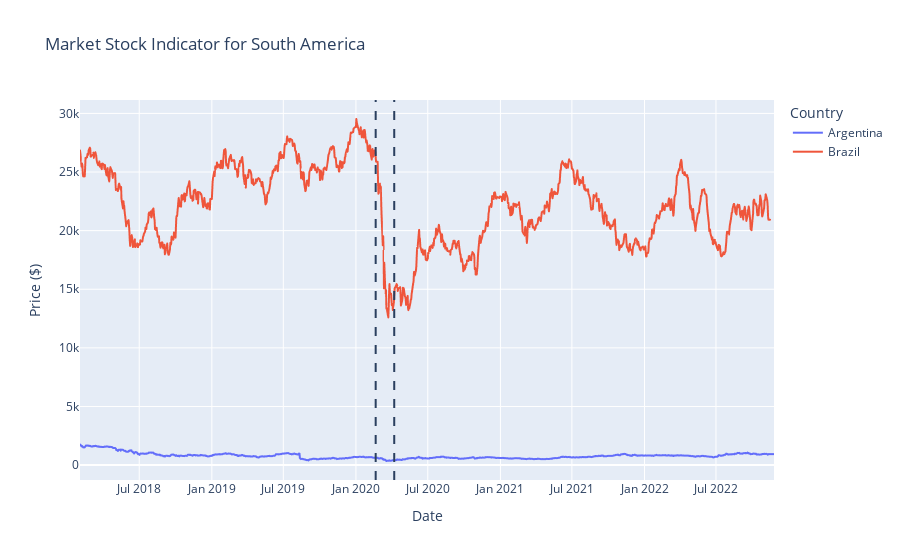
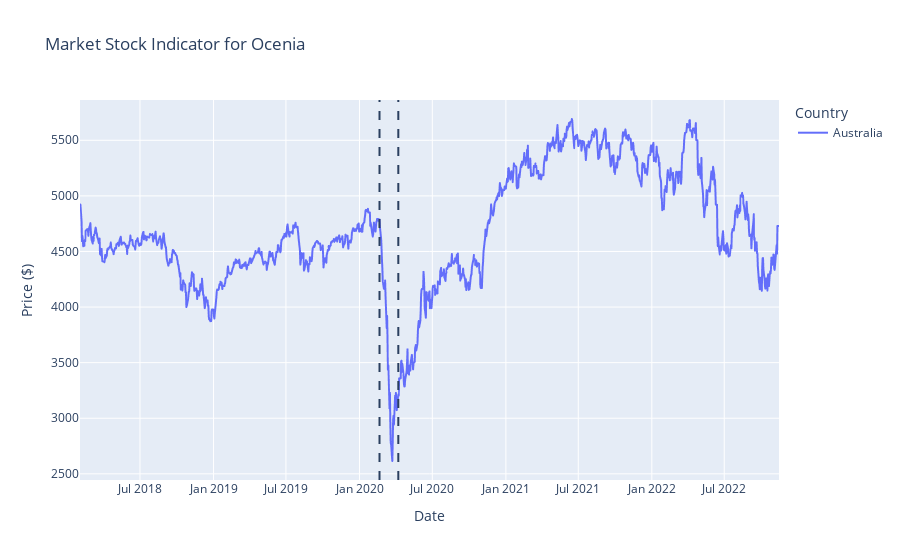
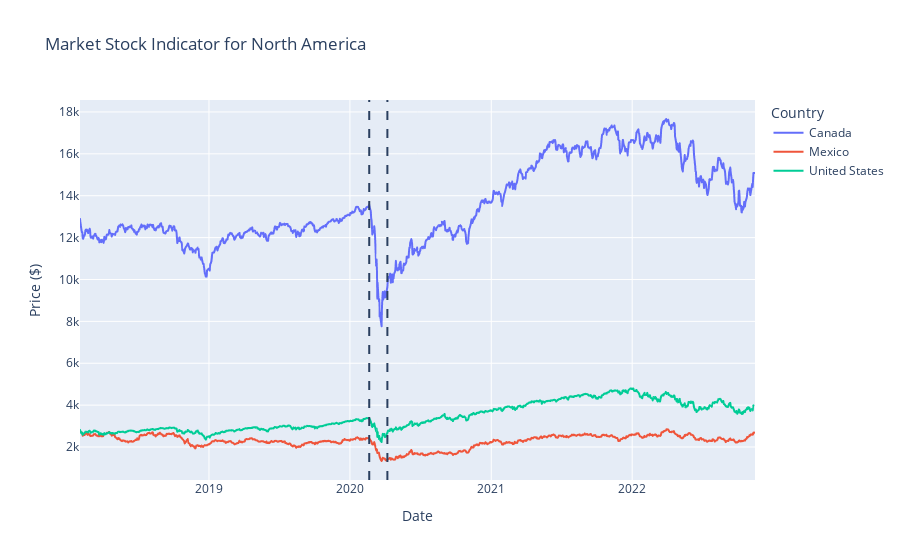
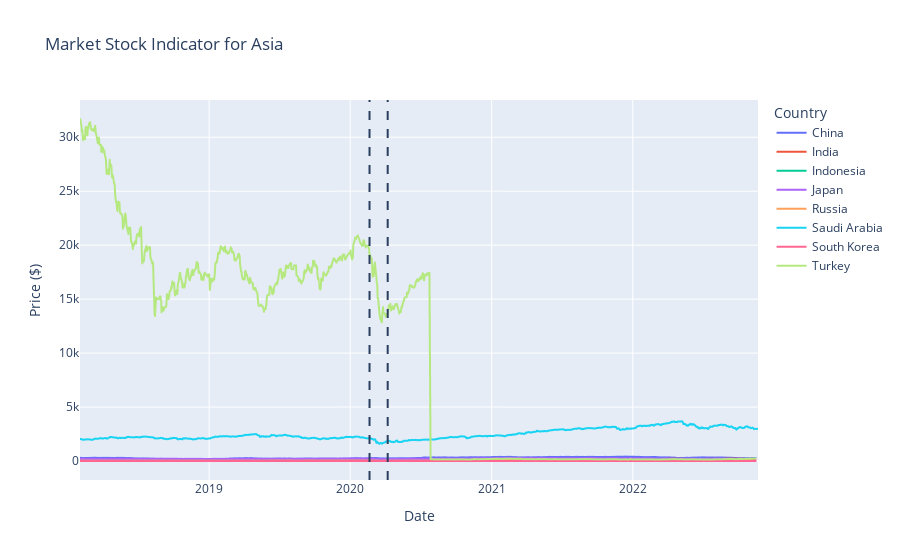

The code cell stored with these charts, in order, in its notebook:
### Code cell
for continent in list(g20_index_data['Continent'].unique()):
    fig_continent = px.line(g20_index_data[g20_index_data['Continent'] == continent], x="date", y='USD', color='Country', 
            title=('Market Stock Indicator for '+ str(continent)), labels={"date": "Date", "USD": "Price ($)"})
    fig_continent.add_vline(x='2020-02-20', line_dash="dash")
    fig_continent.add_vline(x='2020-04-07', line_dash="dash")
    fig_continent.show()

### Figure 1 — Plotly figure (JSON) as saved in the notebook; plotly's stock layout.template omitted (floating-point values rounded to 4 significant figures; data arrays with more than 128 entries replaced by an {"elided": "..."} marker saying what was removed)
{"data": [{"hovertemplate": "Country=Argentina<br>Date=%{x}<br>Price ($)=%{y}<extra></extra>", "legendgroup": "Argentina", "line": {"color": "#636efa", "dash": "solid"}, "marker": {"symbol": "circle"}, "mode": "lines", "name": "Argentina", "showlegend": true, "type": "scattergl", "x": {"elided": "1759 str values"}, "xaxis": "x", "y": {"elided": "1759 float values"}, "yaxis": "y"}, {"hovertemplate": "Country=Brazil<br>Date=%{x}<br>Price ($)=%{y}<extra></extra>", "legendgroup": "Brazil", "line": {"color": "#EF553B", "dash": "solid"}, "marker": {"symbol": "circle"}, "mode": "lines", "name": "Brazil", "showlegend": true, "type": "scattergl", "x": {"elided": "1249 str values"}, "xaxis": "x", "y": {"elided": "1249 float values"}, "yaxis": "y"}], "layout": {"legend": {"title": {"text": "Country"}, "tracegroupgap": 0}, "shapes": [{"line": {"dash": "dash"}, "type": "line", "x0": "2020-02-20", "x1": "2020-02-20", "xref": "x", "y0": 0, "y1": 1, "yref": "y domain"}, {"line": {"dash": "dash"}, "type": "line", "x0": "2020-04-07", "x1": "2020-04-07", "xref": "x", "y0": 0, "y1": 1, "yref": "y domain"}], "title": {"text": "Market Stock Indicator for South America"}, "xaxis": {"anchor": "y", "domain": [0, 1], "title": {"text": "Date"}}, "yaxis": {"anchor": "x", "domain": [0, 1], "title": {"text": "Price ($)"}}}}

### Figure 2 — Plotly figure (JSON) as saved in the notebook; plotly's stock layout.template omitted (floating-point values rounded to 4 significant figures; data arrays with more than 128 entries replaced by an {"elided": "..."} marker saying what was removed)
{"data": [{"hovertemplate": "Country=Australia<br>Date=%{x}<br>Price ($)=%{y}<extra></extra>", "legendgroup": "Australia", "line": {"color": "#636efa", "dash": "solid"}, "marker": {"symbol": "circle"}, "mode": "lines", "name": "Australia", "showlegend": true, "type": "scattergl", "x": {"elided": "1249 str values"}, "xaxis": "x", "y": {"elided": "1249 float values"}, "yaxis": "y"}], "layout": {"legend": {"title": {"text": "Country"}, "tracegroupgap": 0}, "shapes": [{"line": {"dash": "dash"}, "type": "line", "x0": "2020-02-20", "x1": "2020-02-20", "xref": "x", "y0": 0, "y1": 1, "yref": "y domain"}, {"line": {"dash": "dash"}, "type": "line", "x0": "2020-04-07", "x1": "2020-04-07", "xref": "x", "y0": 0, "y1": 1, "yref": "y domain"}], "title": {"text": "Market Stock Indicator for Ocenia"}, "xaxis": {"anchor": "y", "domain": [0, 1], "title": {"text": "Date"}}, "yaxis": {"anchor": "x", "domain": [0, 1], "title": {"text": "Price ($)"}}}}

### Figure 3 — Plotly figure (JSON) as saved in the notebook; plotly's stock layout.template omitted (floating-point values rounded to 4 significant figures; data arrays with more than 128 entries replaced by an {"elided": "..."} marker saying what was removed)
{"data": [{"hovertemplate": "Country=Canada<br>Date=%{x}<br>Price ($)=%{y}<extra></extra>", "legendgroup": "Canada", "line": {"color": "#636efa", "dash": "solid"}, "marker": {"symbol": "circle"}, "mode": "lines", "name": "Canada", "showlegend": true, "type": "scattergl", "x": {"elided": "1249 str values"}, "xaxis": "x", "y": {"elided": "1249 float values"}, "yaxis": "y"}, {"hovertemplate": "Country=Mexico<br>Date=%{x}<br>Price ($)=%{y}<extra></extra>", "legendgroup": "Mexico", "line": {"color": "#EF553B", "dash": "solid"}, "marker": {"symbol": "circle"}, "mode": "lines", "name": "Mexico", "showlegend": true, "type": "scattergl", "x": {"elided": "1249 str values"}, "xaxis": "x", "y": {"elided": "1249 float values"}, "yaxis": "y"}, {"hovertemplate": "Country=United States<br>Date=%{x}<br>Price ($)=%{y}<extra></extra>", "legendgroup": "United States", "line": {"color": "#00cc96", "dash": "solid"}, "marker": {"symbol": "circle"}, "mode": "lines", "name": "United States", "showlegend": true, "type": "scattergl", "x": {"elided": "1205 str values"}, "xaxis": "x", "y": {"elided": "1205 int values"}, "yaxis": "y"}], "layout": {"legend": {"title": {"text": "Country"}, "tracegroupgap": 0}, "shapes": [{"line": {"dash": "dash"}, "type": "line", "x0": "2020-02-20", "x1": "2020-02-20", "xref": "x", "y0": 0, "y1": 1, "yref": "y domain"}, {"line": {"dash": "dash"}, "type": "line", "x0": "2020-04-07", "x1": "2020-04-07", "xref": "x", "y0": 0, "y1": 1, "yref": "y domain"}], "title": {"text": "Market Stock Indicator for North America"}, "xaxis": {"anchor": "y", "domain": [0, 1], "title": {"text": "Date"}}, "yaxis": {"anchor": "x", "domain": [0, 1], "title": {"text": "Price ($)"}}}}

### Figure 4 — Plotly figure (JSON) as saved in the notebook; plotly's stock layout.template omitted (floating-point values rounded to 4 significant figures; data arrays with more than 128 entries replaced by an {"elided": "..."} marker saying what was removed)
{"data": [{"hovertemplate": "Country=China<br>Date=%{x}<br>Price ($)=%{y}<extra></extra>", "legendgroup": "China", "line": {"color": "#636efa", "dash": "solid"}, "marker": {"symbol": "circle"}, "mode": "lines", "name": "China", "showlegend": true, "type": "scattergl", "x": {"elided": "1249 str values"}, "xaxis": "x", "y": {"elided": "1249 float values"}, "yaxis": "y"}, {"hovertemplate": "Country=India<br>Date=%{x}<br>Price ($)=%{y}<extra></extra>", "legendgroup": "India", "line": {"color": "#EF553B", "dash": "solid"}, "marker": {"symbol": "circle"}, "mode": "lines", "name": "India", "showlegend": true, "type": "scattergl", "x": {"elided": "1249 str values"}, "xaxis": "x", "y": {"elided": "1249 float values"}, "yaxis": "y"}, {"hovertemplate": "Country=Indonesia<br>Date=%{x}<br>Price ($)=%{y}<extra></extra>", "legendgroup": "Indonesia", "line": {"color": "#00cc96", "dash": "solid"}, "marker": {"symbol": "circle"}, "mode": "lines", "name": "Indonesia", "showlegend": true, "type": "scattergl", "x": {"elided": "1249 str values"}, "xaxis": "x", "y": {"elided": "1249 float values"}, "yaxis": "y"}, {"hovertemplate": "Country=Japan<br>Date=%{x}<br>Price ($)=%{y}<extra></extra>", "legendgroup": "Japan", "line": {"color": "#ab63fa", "dash": "solid"}, "marker": {"symbol": "circle"}, "mode": "lines", "name": "Japan", "showlegend": true, "type": "scattergl", "x": {"elided": "1249 str values"}, "xaxis": "x", "y": {"elided": "1249 float values"}, "yaxis": "y"}, {"hovertemplate": "Country=Russia<br>Date=%{x}<br>Price ($)=%{y}<extra></extra>", "legendgroup": "Russia", "line": {"color": "#FFA15A", "dash": "solid"}, "marker": {"symbol": "circle"}, "mode": "lines", "name": "Russia", "showlegend": true, "type": "scattergl", "x": {"elided": "1249 str values"}, "xaxis": "x", "y": {"elided": "1249 float values"}, "yaxis": "y"}, {"hovertemplate": "Country=Saudi Arabia<br>Date=%{x}<br>Price ($)=%{y}<extra></extra>", "legendgroup": "Saudi Arabia", "line": {"color": "#19d3f3", "dash": "solid"}, "marker": {"symbol": "circle"}, "mode": "lines", "name": "Saudi Arabia", "showlegend": true, "type": "scattergl", "x": {"elided": "1253 str values"}, "xaxis": "x", "y": {"elided": "1253 float values"}, "yaxis": "y"}, {"hovertemplate": "Country=South Korea<br>Date=%{x}<br>Price ($)=%{y}<extra></extra>", "legendgroup": "South Korea", "line": {"color": "#FF6692", "dash": "solid"}, "marker": {"symbol": "circle"}, "mode": "lines", "name": "South Korea", "showlegend": true, "type": "scattergl", "x": {"elided": "1249 str values"}, "xaxis": "x", "y": {"elided": "1249 float values"}, "yaxis": "y"}, {"hovertemplate": "Country=Turkey<br>Date=%{x}<br>Price ($)=%{y}<extra></extra>", "legendgroup": "Turkey", "line": {"color": "#B6E880", "dash": "solid"}, "marker": {"symbol": "circle"}, "mode": "lines", "name": "Turkey", "showlegend": true, "type": "scattergl", "x": {"elided": "1249 str values"}, "xaxis": "x", "y": {"elided": "1249 float values"}, "yaxis": "y"}], "layout": {"legend": {"title": {"text": "Country"}, "tracegroupgap": 0}, "shapes": [{"line": {"dash": "dash"}, "type": "line", "x0": "2020-02-20", "x1": "2020-02-20", "xref": "x", "y0": 0, "y1": 1, "yref": "y domain"}, {"line": {"dash": "dash"}, "type": "line", "x0": "2020-04-07", "x1": "2020-04-07", "xref": "x", "y0": 0, "y1": 1, "yref": "y domain"}], "title": {"text": "Market Stock Indicator for Asia"}, "xaxis": {"anchor": "y", "domain": [0, 1], "title": {"text": "Date"}}, "yaxis": {"anchor": "x", "domain": [0, 1], "title": {"text": "Price ($)"}}}}
